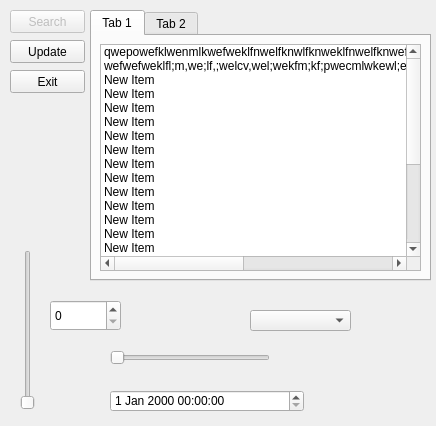
<ui version="4.0" >
 <author></author>
 <comment></comment>
 <exportmacro></exportmacro>
 <class>mainWindow</class>
 <widget class="QWidget" name="mainWindow" >
  <property name="geometry" >
   <rect>
    <x>0</x>
    <y>0</y>
    <width>436</width>
    <height>426</height>
   </rect>
  </property>
  <property name="windowTitle" >
   <string>Form</string>
  </property>
  <widget class="QTabWidget" name="tabWidget" >
   <property name="geometry" >
    <rect>
     <x>90</x>
     <y>10</y>
     <width>341</width>
     <height>271</height>
    </rect>
   </property>
   <widget class="QWidget" name="tab" >
    <attribute name="title" >
     <string>Tab 1</string>
    </attribute>
    <layout class="QGridLayout" >
     <property name="margin" >
      <number>8</number>
     </property>
     <property name="spacing" >
      <number>6</number>
     </property>
     <item row="0" column="0" >
      <widget class="QListWidget" name="listWidget" >
       <item>
        <property name="text" >
         <string>qwepowefklwenmlkwefweklfnwelfknwlfknweklfnwelfknwefwefopjiwelpkwmjvlkwneklwemflkwemdfklwemflwekmfwkled;qweef</string>
        </property>
       </item>
       <item>
        <property name="text" >
         <string>wefwefweklfl;m,we;lf,;welcv,wel;wekfm;kf;pwecmlwkewl;efmwklegfhweklnqwekldhjl;dmjqwlekdfjqweklf</string>
        </property>
       </item>
       <item>
        <property name="text" >
         <string>New Item</string>
        </property>
       </item>
       <item>
        <property name="text" >
         <string>New Item</string>
        </property>
       </item>
       <item>
        <property name="text" >
         <string>New Item</string>
        </property>
       </item>
       <item>
        <property name="text" >
         <string>New Item</string>
        </property>
       </item>
       <item>
        <property name="text" >
         <string>New Item</string>
        </property>
       </item>
       <item>
        <property name="text" >
         <string>New Item</string>
        </property>
       </item>
       <item>
        <property name="text" >
         <string>New Item</string>
        </property>
       </item>
       <item>
        <property name="text" >
         <string>New Item</string>
        </property>
       </item>
       <item>
        <property name="text" >
         <string>New Item</string>
        </property>
       </item>
       <item>
        <property name="text" >
         <string>New Item</string>
        </property>
       </item>
       <item>
        <property name="text" >
         <string>New Item</string>
        </property>
       </item>
       <item>
        <property name="text" >
         <string>New Item</string>
        </property>
       </item>
       <item>
        <property name="text" >
         <string>New Item</string>
        </property>
       </item>
       <item>
        <property name="text" >
         <string>New Item</string>
        </property>
       </item>
       <item>
        <property name="text" >
         <string>New Item</string>
        </property>
       </item>
       <item>
        <property name="text" >
         <string>New Item</string>
        </property>
       </item>
       <item>
        <property name="text" >
         <string>New Item</string>
        </property>
       </item>
       <item>
        <property name="text" >
         <string>New Item</string>
        </property>
       </item>
       <item>
        <property name="text" >
         <string>New Item</string>
        </property>
       </item>
       <item>
        <property name="text" >
         <string>New Item</string>
        </property>
       </item>
       <item>
        <property name="text" >
         <string>New Item</string>
        </property>
       </item>
       <item>
        <property name="text" >
         <string>New Item</string>
        </property>
       </item>
       <item>
        <property name="text" >
         <string>New Item</string>
        </property>
       </item>
       <item>
        <property name="text" >
         <string>wef[pwoejfweopfjero'wepofjkwepfm,weopfkweopfmkdfokweopf,wepofweopfkweopfkweopfkweopfkwef</string>
        </property>
       </item>
      </widget>
     </item>
    </layout>
   </widget>
   <widget class="QWidget" name="tab" >
    <attribute name="title" >
     <string>Tab 2</string>
    </attribute>
   </widget>
  </widget>
  <widget class="QPushButton" name="exitButton" >
   <property name="geometry" >
    <rect>
     <x>10</x>
     <y>70</y>
     <width>75</width>
     <height>23</height>
    </rect>
   </property>
   <property name="text" >
    <string>Exit</string>
   </property>
  </widget>
  <widget class="QPushButton" name="updateButton" >
   <property name="geometry" >
    <rect>
     <x>10</x>
     <y>40</y>
     <width>75</width>
     <height>23</height>
    </rect>
   </property>
   <property name="text" >
    <string>Update</string>
   </property>
  </widget>
  <widget class="QPushButton" name="searchButton" >
   <property name="enabled" >
    <bool>false</bool>
   </property>
   <property name="geometry" >
    <rect>
     <x>10</x>
     <y>10</y>
     <width>75</width>
     <height>23</height>
    </rect>
   </property>
   <property name="text" >
    <string>Search</string>
   </property>
  </widget>
  <widget class="QSlider" name="horizontalSlider" >
   <property name="geometry" >
    <rect>
     <x>110</x>
     <y>350</y>
     <width>160</width>
     <height>16</height>
    </rect>
   </property>
   <property name="orientation" >
    <enum>Qt::Horizontal</enum>
   </property>
  </widget>
  <widget class="QComboBox" name="comboBox" >
   <property name="geometry" >
    <rect>
     <x>250</x>
     <y>310</y>
     <width>101</width>
     <height>21</height>
    </rect>
   </property>
  </widget>
  <widget class="QSpinBox" name="spinBox" >
   <property name="geometry" >
    <rect>
     <x>50</x>
     <y>300</y>
     <width>71</width>
     <height>31</height>
    </rect>
   </property>
  </widget>
  <widget class="QSlider" name="verticalSlider" >
   <property name="geometry" >
    <rect>
     <x>20</x>
     <y>250</y>
     <width>16</width>
     <height>160</height>
    </rect>
   </property>
   <property name="orientation" >
    <enum>Qt::Vertical</enum>
   </property>
  </widget>
  <widget class="QDateTimeEdit" name="dateTimeEdit" >
   <property name="geometry" >
    <rect>
     <x>110</x>
     <y>390</y>
     <width>194</width>
     <height>22</height>
    </rect>
   </property>
  </widget>
 </widget>
 <pixmapfunction></pixmapfunction>
 <resources/>
 <connections/>
</ui>
